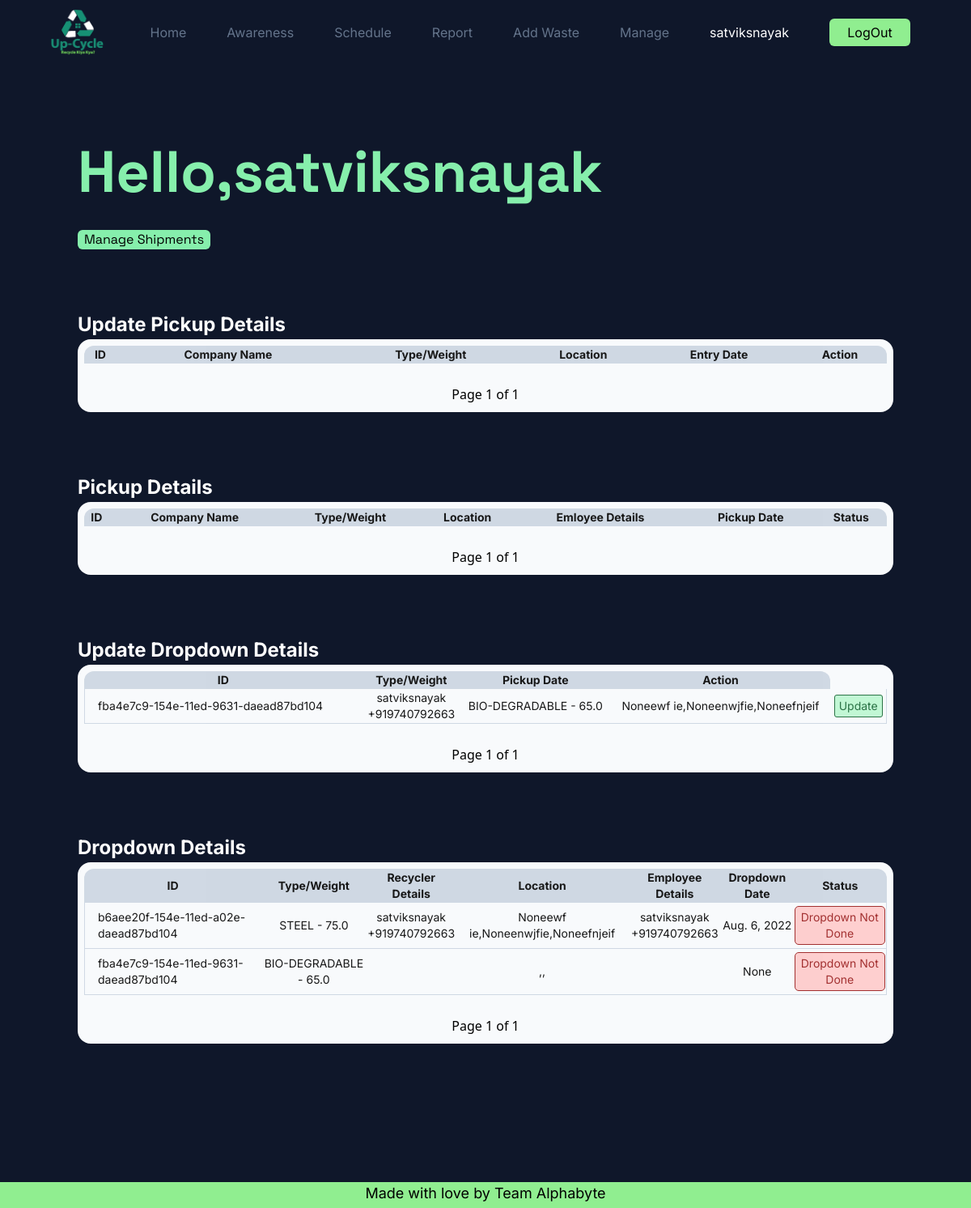
/manage/ (signed in), run on an earlier commit of the app's database.
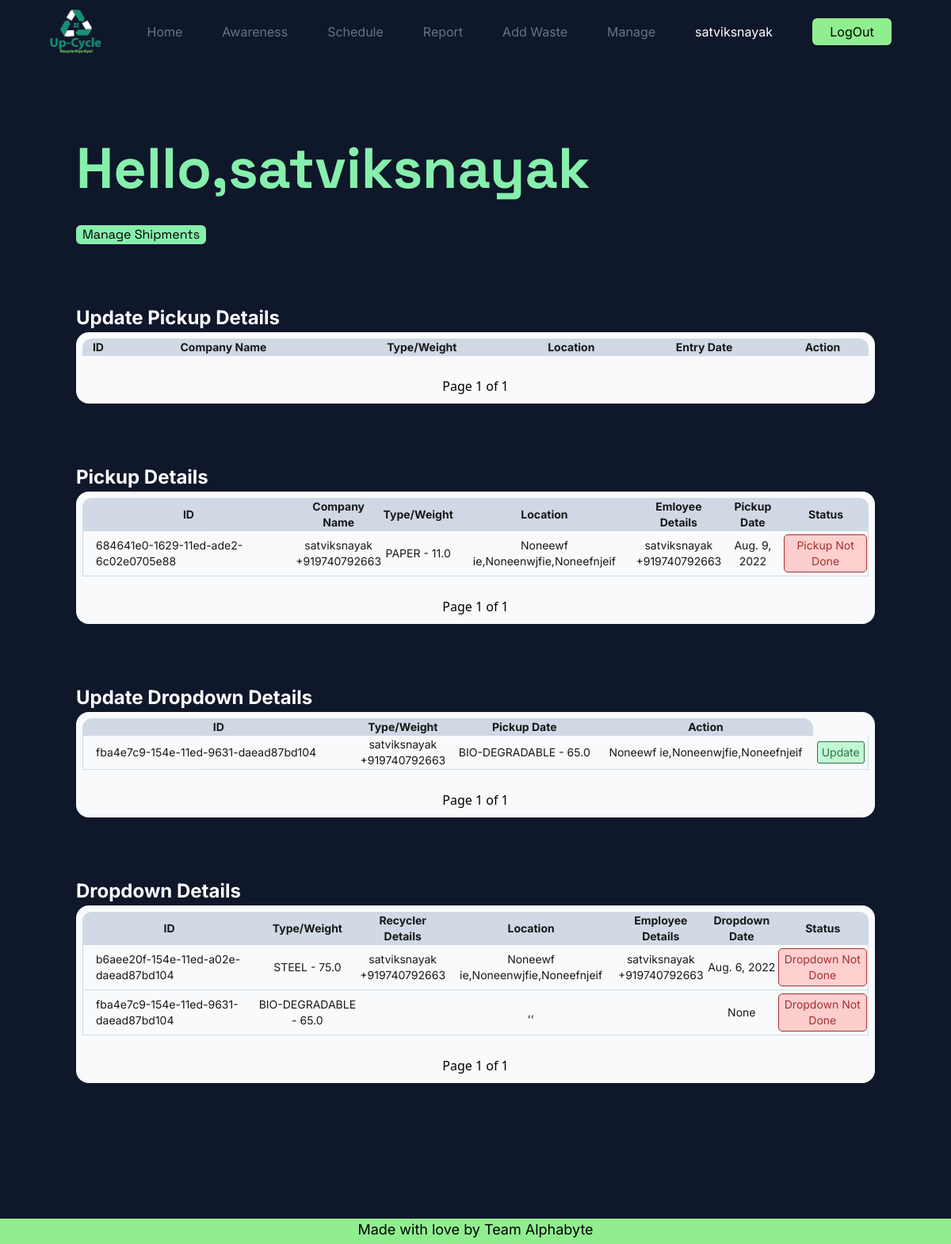
And on a later commit of the database.
### App/models.py (models this page shows, shortened)
class Waste(models.Model):
    class Types(models.TextChoices):
        STEEL = "STEEL","Steel"
        BIODEGRADABLE = "BIO-DEGRADABLE","Bio-Degradable"
        PAPER = "PAPER","Paper"
        EWASTE = "E-WASTE","E-Waste"
    id = models.CharField(primary_key=True,unique=True,max_length=40)
    recycler = models.ForeignKey(User,on_delete=models.SET_NULL,null=True,blank=True,related_name='recycler')
    company = models.ForeignKey(User,on_delete=models.SET_NULL,null=True,blank=True,related_name='company')
    employee = models.ForeignKey(User,on_delete=models.SET_NULL,null=True,blank=True,related_name='employee')
    entry_date = models.DateField(null=True,blank=True)
    pickup_date = models.DateField(null=True,blank=True)
    dropdown_date = models.DateField(null=True,blank=True)
    weight = models.FloatField(null=True,blank=True)
    price = models.FloatField(null=True,blank=True)
    type = models.CharField(_("Types"),max_length=50,choices=Types.choices)
    pickup_done = models.BooleanField(default=False)
    dropdown_done = models.BooleanField(default=False)

class Profile(models.Model):
    user = models.OneToOneField(User,on_delete=models.CASCADE,null=True)
    name = models.CharField(max_length=50)
    about = models.TextField(blank=True,null=True)
    profile_pic = models.ImageField(default='avatar.png',upload_to='Profile')
    location = models.CharField(max_length=50,blank=True,null=True)
    street = models.CharField(max_length=50,blank=True,null=True)
    city = models.CharField(max_length=30,blank=True,null=True)
    state = models.CharField(max_length=30,blank=True,null=True)
    phone = PhoneNumberField(blank=True,null=True)

### App/decorators.py (the view)
        def wrappper_func(request,*args,**kwargs):
            group = None
            if request.user.groups.exists():
                group = request.user.groups.all()[0].name
            if group in allowed_roles:
                return view_func(request,*args,**kwargs)
            else:
                return HttpResponse('You are not authorised to view this page!!')

### App/views.py (called while the page is built)
def grouplist(user):
    groups = []
    if user.groups.exists():
        for i in range(len(user.groups.all())):
            groups.append(user.groups.all()[i].name)
    return groups

### App/templates/App/tables/manager.html (shortened to what the changed rows need)
<!DOCTYPE html>
<html lang="en">
<head>
</head>
{% extends 'App/base.html' %}
{%load static%}
    {% block content %}
    <div class="content bg-slate-900 p-24">
        <div class="min-w-full font-space">
            <h1 class="text-green-300 text-7xl font-bold ">Hello,{{user.profile.name}}</h1>
        </div>
        <div class="Table min-w-1/2 p-2 bg-slate-50 rounded-2xl overflow-auto mb-[75px]">
            <table class="relative border-separate border-spacing-0 table-auto min-w-full bg-slate-50 text-sm opacity-90 text-center font-inter">
                <thead class="bg-slate-300">
                    <tr>
                        <th class="rounded-tl-xl">ID</th>
                        <th>Company Name</th>
                        <th>Type/Weight</th>
                        <th>Location</th>
                        <th>Entry Date</th>
                        <th class="rounded-tr-xl">Action</th>
                    </tr>
                </thead>
            </table>
        </div>
        <div class="Table min-w-1/2 p-2 bg-slate-50 rounded-2xl overflow-auto mb-[75px]">
            <table class="relative border-separate border-spacing-0 table-auto min-w-full bg-slate-50 text-sm opacity-90 text-center font-inter">
                <thead class="bg-slate-300">
                    <tr>
                        <th class="rounded-tl-xl">ID</th>
                        <th>Company Name</th>
                        <th>Type/Weight</th>
                        <th>Location</th>
                        <th>Emloyee Details</th>
                        <th>Pickup Date</th>
                        <th class="rounded-tr-xl">Status</th>
                    </tr>
                </thead>
                <tbody>
                    {% for waste in pickup %}
                    <tr>
                        <td class="text-left px-4 py-1 border-b border-slate-300 border-l">{{waste.id}}</td>
                        <td class="border-b border-slate-300">{{waste.company.profile.name}}<br>{{waste.company.profile.phone}}</td>
                        <td class="border-b border-slate-300">{{waste.type}} - {{waste.weight}}</td>
                        <td class="border-b border-slate-300">{{waste.company.profile.location}},{{waste.company.profile.street}},{{waste.company.profile.city}}</td>
                        <td class="border-b border-slate-300">{{waste.employee.profile.name}}<br>{{waste.employee.profile.phone}}</td>
                        <td class="border-b border-slate-300">{{waste.pickup_date}}</td>
                        <td class="border-b border-slate-300 border-r">
                            {% if waste.pickup_done %}
                            <button type="button" class="px-[5px] py-[3px] my-[3px] rounded-[5px] bg-green-200 text-green-800 border-[1px] border-green-800">Pickup Done</button>
                            {% else %}
                            <button type="button" class="px-[5px] py-[3px] my-[3px] rounded-[5px] bg-red-200 text-red-800 border-[1px] border-red-800">Pickup Not Done</button>
                            {% endif %}
                        </td>
                    </tr>
                    {% endfor %}
                </tbody>
            </table>
        </div>
        <div class="Table min-w-1/2 p-2 bg-slate-50 rounded-2xl overflow-auto mb-[75px]">
            <table class="relative border-separate border-spacing-0 table-auto min-w-full bg-slate-50 text-sm opacity-90 text-center font-inter">
                <thead class="bg-slate-300">
                    <tr>
                        <th class="rounded-tl-xl">ID</th>
                        <th>Type/Weight</th>
                        <th>Pickup Date</th>
                        <th class="rounded-tr-xl">Action</th>
                    </tr>
                </thead>
                <tbody>
                    {% for waste in update_dropdown %}
                    <tr>
                        <td class="text-left px-4 py-1 border-b border-slate-300 border-l">{{waste.id}}</td>
                        <td class="border-b border-slate-300">{{waste.company.profile.name}}<br>{{waste.company.profile.phone}}</td>
                        <td class="border-b border-slate-300">{{waste.type}} - {{waste.weight}}</td>
                        <td class="border-b border-slate-300">{{waste.company.profile.location}},{{waste.company.profile.street}},{{waste.company.profile.city}}</td>
                        <td class="border-b border-slate-300 border-r"><form action="" method="POST">{% csrf_token %}<input type="text" name="id" id="id_id" value="{{waste.id}}" hidden><button type="submit" class="px-[5px] py-[3px] my-[3px] bg-green-200 border-green-800 text-green-800 border-[1px] rounded-[3px]">Update</button></form></td>
                    </tr>
                    {% endfor %}
                </tbody>
            </table>
        </div>
        <div class="Table min-w-1/2 p-2 bg-slate-50 rounded-2xl overflow-auto mb-[75px]">
            <table class="relative border-separate border-spacing-0 table-auto min-w-full bg-slate-50 text-sm opacity-90 text-center font-inter">
                <thead class="bg-slate-300">
                    <tr>
                        <th class="rounded-tl-xl">ID</th>
                        <th>Type/Weight</th>
                        <th>Recycler Details</th>
                        <th>Location</th>
                        <th>Employee Details</th>
                        <th>Dropdown Date</th>
                        <th class="rounded-tr-xl">Status</th>
                    </tr>
                </thead>
                <tbody>
                    {% for waste in dropdown %}
                    <tr>
                        <td class="text-left px-4 py-1 border-b border-slate-300 border-l">{{waste.id}}</td>
                        <td class="border-b border-slate-300">{{waste.type}} - {{waste.weight}}</td>
                        <td class="border-b border-slate-300">{{waste.recycler.profile.name}}<br>{{waste.recycler.profile.phone}}</td>
                        <td class="border-b border-slate-300">{{waste.recycler.profile.location}},{{waste.recycler.profile.street}},{{waste.recycler.profile.city}}</td>
                        <td class="border-b border-slate-300">{{waste.employee.profile.name}}<br>{{waste.employee.profile.phone}}</td>
                        <td class="border-b border-slate-300">{{waste.dropdown_date}}</td>
                        <td class="border-b border-slate-300 border-r">
                            {% if waste.dropdown_done %}
                            <button type="button" class="px-[5px] py-[3px] my-[3px] rounded-[5px] bg-green-200 text-green-800 border-[1px] border-green-800">Dropdown Done</button>
                            {% else %}
                            <button type="button" class="px-[5px] py-[3px] my-[3px] rounded-[5px] bg-red-200 text-red-800 border-[1px] border-red-800">Dropdown Not Done</button>
                            {% endif %}
                        </td>
                    </tr>
                    {% endfor %}
                </tbody>
            </table>
        </div>
    </div>
    {% endblock %}

What changed in the data, as far as the page shows it:
added Waste: id "684641e0-1629-11ed-ade2-6c02e0705e88", company.profile.name "satviksnayak", company.profile.phone "+919740792663", type "PAPER", weight "11.0", company.profile.location "Noneewf ie", company.profile.street "Noneenwjfie", company.profile.city "Noneefnjeif", employee.profile.name "satviksnayak", employee.profile.phone "+919740792663", pickup_date "Aug. 9, 2022", pickup_done "Pickup Not Done", shown under "Pickup Details"
